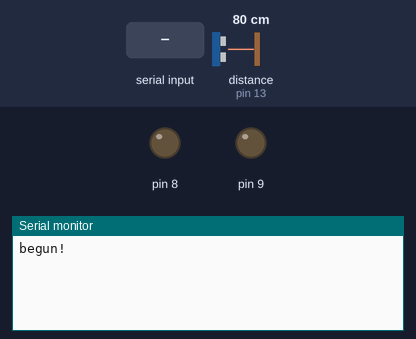
This sketch was run on a simulated Arduino Uno, built with avr-gcc and run on an emulated ATmega328P. Shown: output pins drawn as LEDs (lit = HIGH), the last lines printed to the serial monitor. The inputs (shaded band) are chosen by the test bench; at power-on: distance to the obstacle (sensor on pin 13) 80 cm. The echo pulse lasts 58.3 µs per cm.

Above: at 1.2 s.
1.3 s: "1" received over Serial
At 2.5 s:
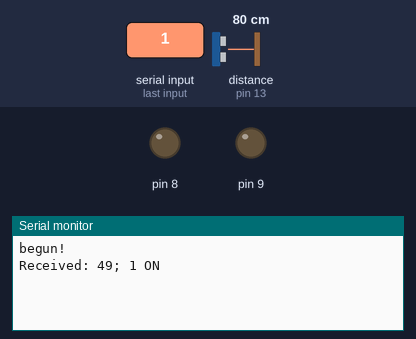
2.9 s: "2" received over Serial
At 3.6 s:
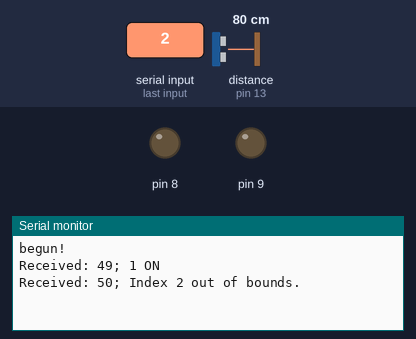

The sketch:

Arduino.ino
```cpp
#include <HCSR04.h>

int TRIGGER_PIN = 12;
int ECHO_PIN = 13;
UltraSonicDistanceSensor distanceSensor{TRIGGER_PIN, ECHO_PIN};

/* Big-endian: TTTDDDDD
 *
 * TTT: Type of command
 * DDDDD: Command-specific data
 *
 * 001
 * SET MOTOR
 * TTTSIIII
 * S: State to set to (1=on/0=off)
 * IIII: Index of motor
 *
 * 010
 * GO TO POSITION
 * TTTPPPPP
 * PPPPP: Position to place carriage at
 */

const byte MOTOR_FIRST{8};
const byte MOTOR_COUNT{2};

const double CAR_BASE_POS{10};
const double CAR_DIST_PER_POS{5};
const double CAR_POS_TOLERANCE{2};
int carTargetPosIndex{0};

class Motor {
  const byte forwardsPin, backwardsPin;

  public:
    Motor(byte forwardsPin, byte backwardsPin) :
      forwardsPin{forwardsPin},
      backwardsPin{backwardsPin}
    { }

    void forwards() const {
      digitalWrite(forwardsPin, LOW);
      digitalWrite(backwardsPin, HIGH);
    }

    void backwards() const {
      digitalWrite(forwardsPin, HIGH);
      digitalWrite(backwardsPin, LOW);
    }

    void off() const {
      digitalWrite(forwardsPin, LOW);
      digitalWrite(backwardsPin, LOW);
    }
};

const byte CAR_MOTOR_COUNT{1};
const Motor CAR_MOTORS[CAR_MOTOR_COUNT]{{
  Motor{6,5},
}};

constexpr byte getPin(byte motorIndex) {
  return MOTOR_FIRST + motorIndex;
}

void setup() {
  // Initialize all control pins.
  for (byte i{0}; i < MOTOR_COUNT; i++)
    pinMode(getPin(i), OUTPUT);

  Serial.begin(9600);
  Serial.println("begun!");
}

void loop() {
  //unsigned long curTime{millis()};

  while (Serial.available()) {
    delay(100);
    int raw{Serial.read()};
    int type = raw & B11100000;

    Serial.print("Received: ");
    Serial.print(raw);
    Serial.print("; ");

    if (type == B00100000) {
      int state{raw & B00010000};
      int index{raw & B00001111};

      if (index >= MOTOR_COUNT) {
        Serial.print("Index ");
        Serial.print(index);
        Serial.println(" out of bounds.");
      } else {
        digitalWrite(getPin(index), state == 1 ? HIGH : LOW);
        Serial.print(index);
        Serial.println(state ? " ON" : " OFF");
      }

    } else if (type == B01000000) {
      int pos{raw & B00011111};
      carTargetPosIndex = pos;

    } else {
      Serial.println("Unrecognized message type");
    }
  }

  for (byte i{0}; i < CAR_MOTOR_COUNT; i++) {
    const Motor& motor{CAR_MOTORS[i]};

    double currentPos{distanceSensor.measureDistanceCm()};
//    Serial.println(currentPos);
    double carTargetPosDist{CAR_BASE_POS + carTargetPosIndex * CAR_DIST_PER_POS};
    double err{currentPos - carTargetPosDist};

    if (abs(err) < CAR_POS_TOLERANCE) {
      motor.off();
    }  else if (err > 0 || currentPos == -1.0) {
      motor.backwards();
    } else {
      motor.forwards();
    }
  }
}
```

Measured:
- after the input at 1.3 s, the serial monitor: prints a new line after 0.11 s (image 1)
- after the input at 2.9 s, the serial monitor: prints a new line after 0.10 s (image 2)
